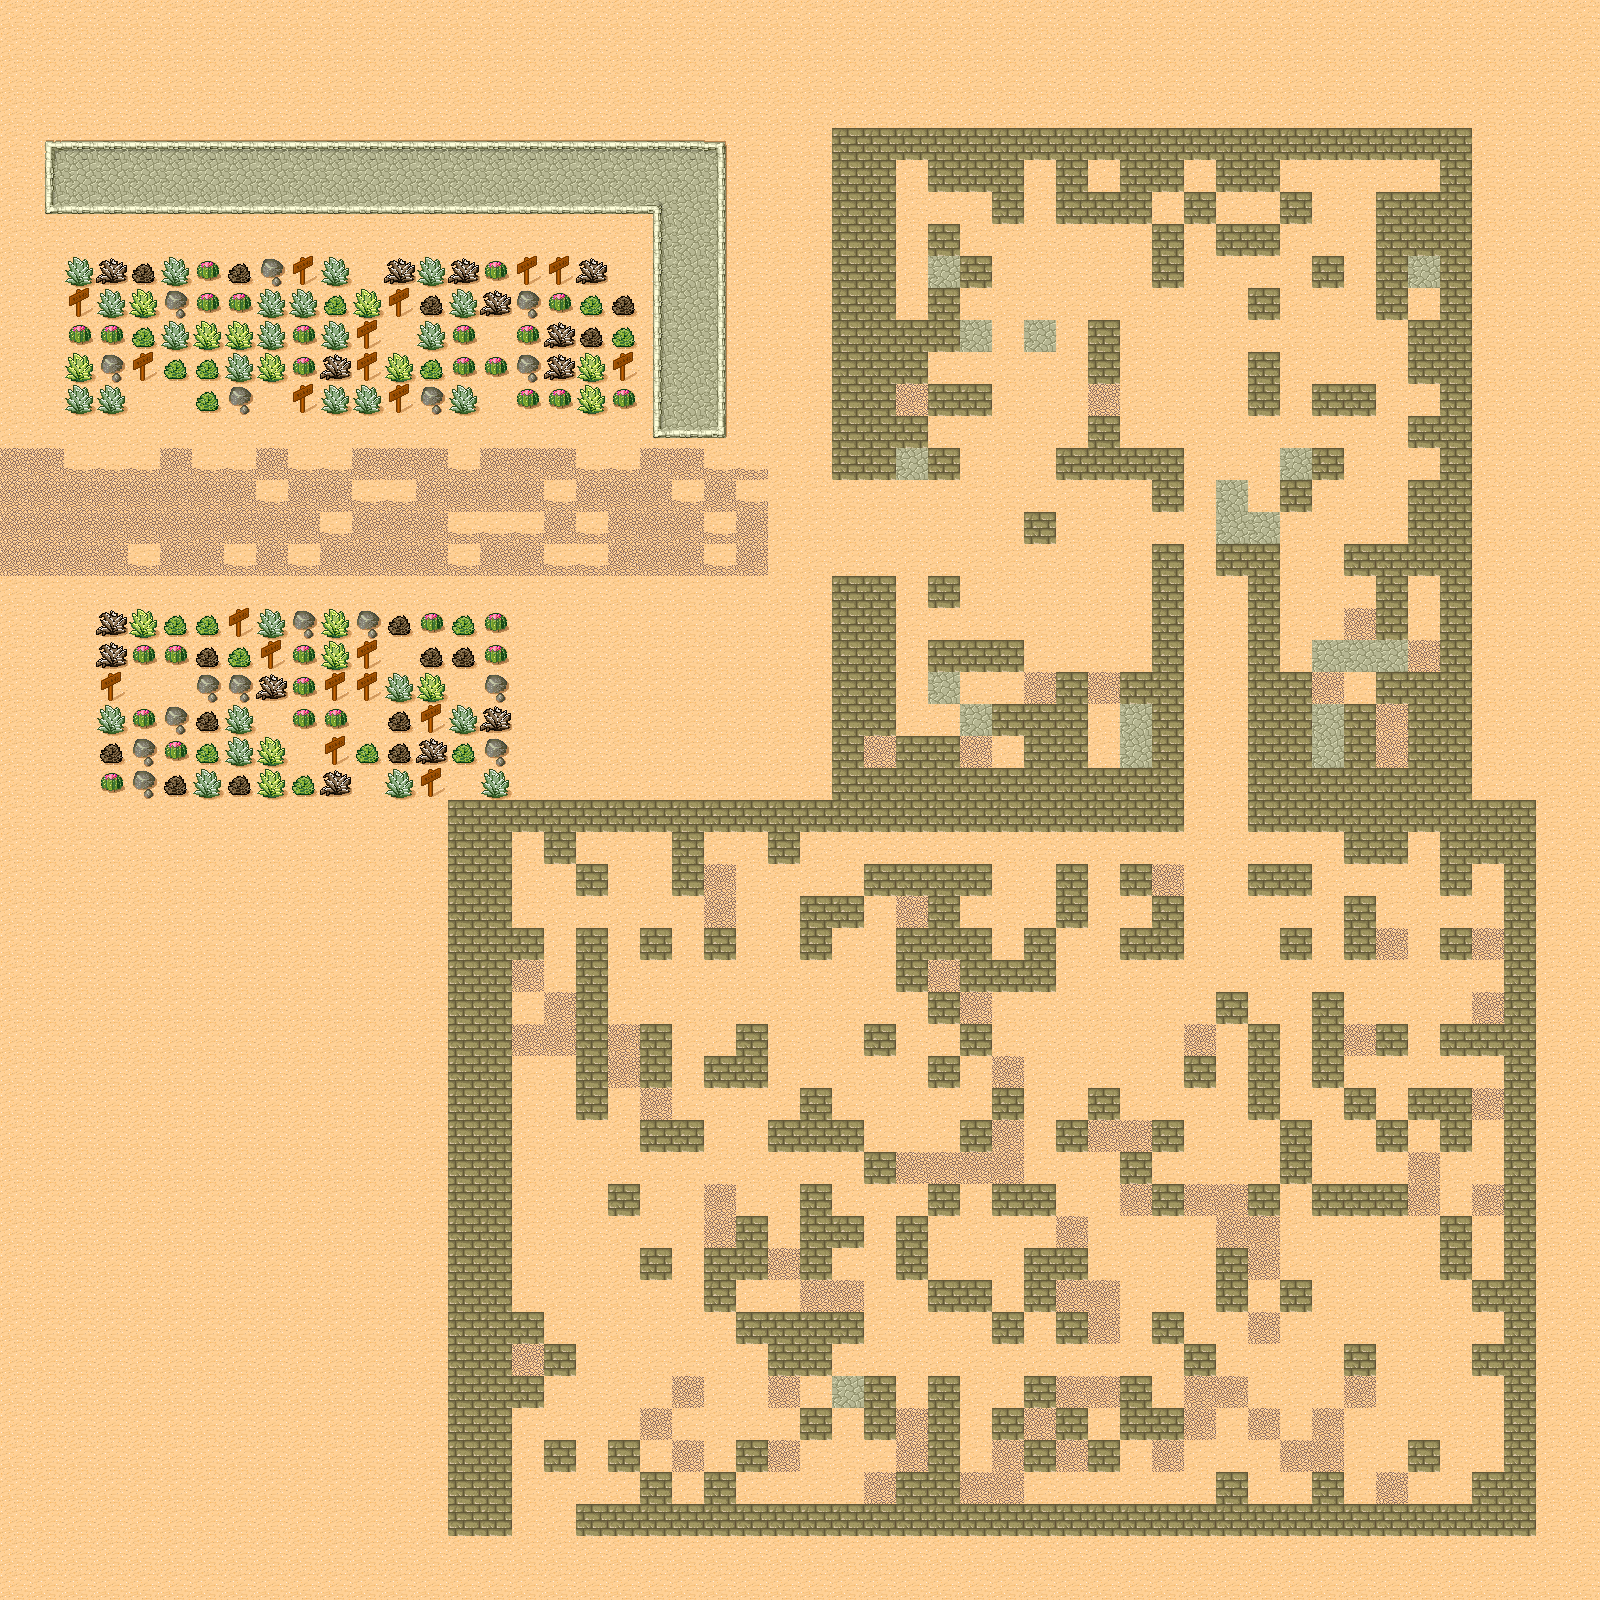

Below is a game level as drawn by its tile map, then a one-line description and the .tmx file that defines it, in full:
An orthogonal 50x50 tile map with 32x32 px tiles, 1 tile layer (background) and 1 object (SpawnPoint).

<map version="1.2" tiledversion="1.2.1" orientation="orthogonal" renderorder="right-down" width="50" height="50" tilewidth="32" tileheight="32" infinite="0" nextlayerid="4" nextobjectid="2">
 <tileset firstgid="1" source="tmw_desert_spacing.tsx" />
 <layer id="1" name="background" width="50" height="50">
  <data encoding="csv">
30,30,30,30,30,30,30,30,30,30,30,30,30,30,30,30,30,30,30,30,30,30,30,30,30,30,30,30,30,30,30,30,30,30,30,30,30,30,30,30,30,30,30,30,30,30,30,30,30,30,
30,30,30,30,30,30,30,30,30,30,30,30,30,30,30,30,30,30,30,30,30,30,30,30,30,30,30,30,30,30,30,30,30,30,30,30,30,30,30,30,30,30,30,30,30,30,30,30,30,30,
30,30,30,30,30,30,30,30,30,30,30,30,30,30,30,30,30,30,30,30,30,30,30,30,30,30,30,30,30,30,30,30,30,30,30,30,30,30,30,30,30,30,30,30,30,30,30,30,30,30,
30,30,30,30,30,30,30,30,30,30,30,30,30,30,30,30,30,30,30,30,30,30,30,30,30,30,30,30,30,30,30,30,30,30,30,30,30,30,30,30,30,30,30,30,30,30,30,30,30,30,
30,25,26,26,26,26,26,26,26,26,26,26,26,26,26,26,26,26,26,26,26,26,27,30,30,30,10,10,10,10,10,10,10,10,10,10,10,10,10,10,10,10,10,10,10,10,30,30,30,30,
30,33,34,34,34,34,34,34,34,34,34,34,34,34,34,34,34,34,34,34,34,34,35,30,30,30,10,10,30,10,10,10,30,10,30,10,10,30,10,10,30,30,30,30,30,10,30,30,30,30,
30,41,42,42,42,42,42,42,42,42,42,42,42,42,42,42,42,42,42,42,37,34,35,30,30,30,10,10,30,30,30,10,30,10,10,10,30,10,30,30,10,30,30,10,10,10,30,30,30,30,
30,30,30,30,30,30,30,30,30,30,30,30,30,30,30,30,30,30,30,30,33,34,35,30,30,30,10,10,30,10,30,30,30,30,30,30,10,30,10,10,30,30,30,10,10,10,30,30,30,30,
30,30,38,39,47,38,31,47,32,46,38,30,39,38,39,31,46,46,39,30,33,34,35,30,30,30,10,10,30,34,10,30,30,30,30,30,10,30,30,30,30,10,30,10,34,10,30,30,30,30,
30,30,46,38,40,32,31,31,38,38,48,40,46,47,38,39,32,31,48,47,33,34,35,30,30,30,10,10,30,10,30,30,30,30,30,30,30,30,30,10,30,30,30,10,30,10,30,30,30,30,
30,30,31,31,48,38,40,40,38,31,38,46,30,38,31,30,31,39,47,48,33,34,35,30,30,30,10,10,10,10,34,30,34,30,10,30,30,30,30,30,30,30,30,30,10,10,30,30,30,30,
30,30,40,32,46,48,48,38,40,31,39,46,40,48,31,31,32,39,40,46,33,34,35,30,30,30,10,10,10,30,30,30,30,30,10,30,30,30,30,10,30,30,30,30,10,10,30,30,30,30,
30,30,38,38,30,30,48,32,30,46,38,38,46,32,38,30,31,31,40,31,33,34,35,30,30,30,10,10,15,10,10,30,30,30,15,30,30,30,30,10,30,10,10,30,30,10,30,30,30,30,
30,30,30,30,30,30,30,30,30,30,30,30,30,30,30,30,30,30,30,30,41,42,43,30,30,30,10,10,10,30,30,30,30,30,10,30,30,30,30,30,30,30,30,30,10,10,30,30,30,30,
15,15,7,7,7,15,7,7,15,7,7,15,15,15,7,15,15,15,7,7,15,15,7,7,30,30,10,10,34,10,30,30,30,10,10,10,10,30,30,30,34,10,30,30,30,10,30,30,30,30,
15,15,15,15,15,15,15,15,7,15,15,7,7,15,15,15,15,7,15,15,15,7,15,7,30,30,30,30,30,30,30,30,30,30,30,30,10,30,34,30,10,30,30,30,10,10,30,30,30,30,
15,15,15,15,15,15,15,15,15,15,7,15,15,15,7,7,7,15,7,15,15,15,7,15,30,30,30,30,30,30,30,30,10,30,30,30,30,30,34,34,30,30,30,30,10,10,30,30,30,30,
15,15,15,15,7,15,15,7,15,7,15,15,15,15,7,15,15,7,7,15,15,15,7,15,30,30,30,30,30,30,30,30,30,30,30,30,10,30,10,10,30,30,10,10,10,10,30,30,30,30,
30,30,30,30,30,30,30,30,30,30,30,30,30,30,30,30,30,30,30,30,30,30,30,30,30,30,10,10,30,10,30,30,30,30,30,30,10,30,30,10,30,30,30,10,30,10,30,30,30,30,
30,30,30,39,40,48,48,46,38,32,40,32,47,31,48,31,30,30,30,30,30,30,30,30,30,30,10,10,30,30,30,30,30,30,30,30,10,30,30,10,30,30,15,10,30,10,30,30,30,30,
30,30,30,39,31,31,47,48,46,31,40,46,30,47,47,31,30,30,30,30,30,30,30,30,30,30,10,10,30,10,10,10,30,30,30,30,10,30,30,10,30,34,34,34,15,10,30,30,30,30,
30,30,30,46,30,30,32,32,39,31,46,46,38,40,30,32,30,30,30,30,30,30,30,30,30,30,10,10,30,34,30,30,15,10,15,10,10,30,30,10,10,15,30,10,10,10,30,30,30,30,
30,30,30,38,31,32,47,38,30,31,31,30,47,46,38,39,30,30,30,30,30,30,30,30,30,30,10,10,30,30,34,10,10,10,30,34,10,30,30,10,10,34,10,15,10,10,30,30,30,30,
30,30,30,47,32,31,48,38,40,30,46,48,47,39,48,32,30,30,30,30,30,30,30,30,30,30,10,15,10,10,15,30,10,10,30,34,10,30,30,10,10,34,10,15,10,10,30,30,30,30,
30,30,30,31,32,47,38,47,40,48,39,30,38,46,30,38,30,30,30,30,30,30,30,30,30,30,10,10,10,10,10,10,10,10,10,10,10,30,30,10,10,10,10,10,10,10,30,30,30,30,
30,30,30,30,30,30,30,30,30,30,30,30,30,30,10,10,10,10,10,10,10,10,10,10,10,10,10,10,10,10,10,10,10,10,10,10,10,30,30,10,10,10,10,10,10,10,10,10,30,30,
30,30,30,30,30,30,30,30,30,30,30,30,30,30,10,10,30,10,30,30,30,10,30,30,10,30,30,30,30,30,30,30,30,30,30,30,30,30,30,30,30,30,10,10,30,10,10,10,30,30,
30,30,30,30,30,30,30,30,30,30,30,30,30,30,10,10,30,30,10,30,30,10,15,30,30,30,30,10,10,10,10,30,30,10,30,10,15,30,30,10,10,30,30,30,30,10,30,10,30,30,
30,30,30,30,30,30,30,30,30,30,30,30,30,30,10,10,30,30,30,30,30,30,15,30,30,10,10,30,15,10,30,30,30,10,30,30,10,30,30,30,30,30,10,30,30,30,30,10,30,30,
30,30,30,30,30,30,30,30,30,30,30,30,30,30,10,10,10,30,10,30,10,30,10,30,30,10,30,30,10,10,10,30,10,30,30,10,10,30,30,30,10,30,10,15,30,10,15,10,30,30,
30,30,30,30,30,30,30,30,30,30,30,30,30,30,10,10,15,30,10,30,30,30,30,30,30,30,30,30,10,15,10,10,10,30,30,30,30,30,30,30,30,30,30,30,30,30,30,10,30,30,
30,30,30,30,30,30,30,30,30,30,30,30,30,30,10,10,30,15,10,30,30,30,30,30,30,30,30,30,30,10,15,30,30,30,30,30,30,30,10,30,30,10,30,30,30,30,15,10,30,30,
30,30,30,30,30,30,30,30,30,30,30,30,30,30,10,10,15,15,10,15,10,30,30,10,30,30,30,10,30,30,10,30,30,30,30,30,30,15,30,10,30,10,15,10,30,10,10,10,30,30,
30,30,30,30,30,30,30,30,30,30,30,30,30,30,10,10,30,30,10,15,10,30,10,10,30,30,30,30,30,10,30,15,30,30,30,30,30,10,30,10,30,10,30,30,30,30,30,10,30,30,
30,30,30,30,30,30,30,30,30,30,30,30,30,30,10,10,30,30,10,30,15,30,30,30,30,10,30,30,30,30,30,10,30,30,10,30,30,30,30,10,30,30,10,30,10,10,15,10,30,30,
30,30,30,30,30,30,30,30,30,30,30,30,30,30,10,10,30,30,30,30,10,10,30,30,10,10,10,30,30,30,10,15,30,10,15,15,10,30,30,30,10,30,30,10,30,10,30,10,30,30,
30,30,30,30,30,30,30,30,30,30,30,30,30,30,10,10,30,30,30,30,30,30,30,30,30,30,30,10,15,15,15,15,30,30,30,10,30,30,30,30,10,30,30,30,15,30,30,10,30,30,
30,30,30,30,30,30,30,30,30,30,30,30,30,30,10,10,30,30,30,10,30,30,15,30,30,10,30,30,30,10,30,10,10,30,30,15,10,15,15,10,30,10,10,10,15,30,15,10,30,30,
30,30,30,30,30,30,30,30,30,30,30,30,30,30,10,10,30,30,30,30,30,30,15,10,30,10,10,30,10,30,30,30,30,15,30,30,30,30,15,15,30,30,30,30,30,10,30,10,30,30,
30,30,30,30,30,30,30,30,30,30,30,30,30,30,10,10,30,30,30,30,10,30,10,10,15,10,30,30,10,30,30,30,10,10,30,30,30,30,10,15,30,30,30,30,30,10,30,10,30,30,
30,30,30,30,30,30,30,30,30,30,30,30,30,30,10,10,30,30,30,30,30,30,10,30,30,15,15,30,30,10,10,30,10,15,15,30,30,30,10,30,10,30,30,30,30,30,10,10,30,30,
30,30,30,30,30,30,30,30,30,30,30,30,30,30,10,10,10,30,30,30,30,30,30,10,10,10,10,30,30,30,30,10,30,10,15,30,10,30,30,15,30,30,30,30,30,30,30,10,30,30,
30,30,30,30,30,30,30,30,30,30,30,30,30,30,10,10,15,10,30,30,30,30,30,30,10,10,30,30,30,30,30,30,30,30,30,30,30,10,30,30,30,30,10,30,30,30,10,10,30,30,
30,30,30,30,30,30,30,30,30,30,30,30,30,30,10,10,10,30,30,30,30,15,30,30,15,30,34,10,30,10,30,30,10,15,15,10,30,15,15,30,30,30,15,30,30,30,30,10,30,30,
30,30,30,30,30,30,30,30,30,30,30,30,30,30,10,10,30,30,30,30,15,30,30,30,30,10,30,10,15,10,30,10,15,10,30,10,10,15,30,15,30,15,30,30,30,30,30,10,30,30,
30,30,30,30,30,30,30,30,30,30,30,30,30,30,10,10,30,10,30,10,30,15,30,10,15,30,30,30,15,10,30,15,10,15,10,30,15,30,30,30,15,15,30,30,10,30,30,10,30,30,
30,30,30,30,30,30,30,30,30,30,30,30,30,30,10,10,30,30,30,30,10,30,10,30,30,30,30,15,10,10,15,15,30,30,30,30,30,30,10,30,30,10,30,15,30,30,10,10,30,30,
30,30,30,30,30,30,30,30,30,30,30,30,30,30,10,10,30,30,10,10,10,10,10,10,10,10,10,10,10,10,10,10,10,10,10,10,10,10,10,10,10,10,10,10,10,10,10,10,30,30,
30,30,30,30,30,30,30,30,30,30,30,30,30,30,30,30,30,30,30,30,30,30,30,30,30,30,30,30,30,30,30,30,30,30,30,30,30,30,30,30,30,30,30,30,30,30,30,30,30,30,
30,30,30,30,30,30,30,30,30,30,30,30,30,30,30,30,30,30,30,30,30,30,30,30,30,30,30,30,30,30,30,30,30,30,30,30,30,30,30,30,30,30,30,30,30,30,30,30,30,30
</data>
 </layer>
 <objectgroup id="3" name="player">
  <object id="1" name="SpawnPoint" x="77" y="501" />
 </objectgroup>
</map>
